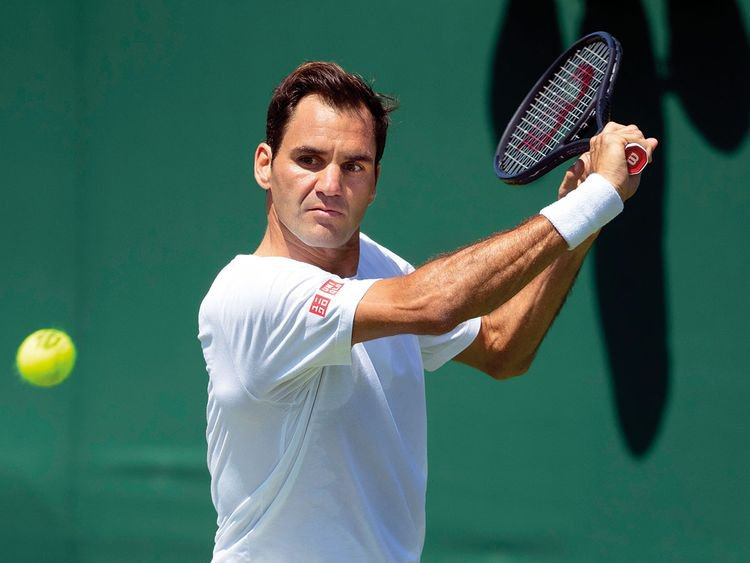
#> input picture test_images/federer1.jpg, 750 x 563 px; its folder holds only this picture in this run
$ python -i util.py   (imports and definitions only)
#> lines starting #> are read from the running program, lines starting #| are printed output that depends on the picture
import joblib
import json
import numpy as np
import cv2
from wavelet import w2d

__class_name_to_number = {}
__class_number_to_name = {}

__model = None

def classify_image(file_path):

    imgs = get_cropped_image_if_2_eyes(file_path)

    result = []
    for img in imgs:
        scalled_raw_img = cv2.resize(img, (32, 32))
        img_har = w2d(img, 'db1', 5)
        scalled_img_har = cv2.resize(img_har, (32, 32))
        combined_img = np.vstack((scalled_raw_img.reshape(32 * 32 * 3, 1), scalled_img_har.reshape(32 * 32, 1)))

        len_image_array = 32*32*3 + 32*32

        final = combined_img.reshape(1,len_image_array).astype(float)

        # Load the model into system
        load_saved_artifacts()

        result.append({
            'class': class_number_to_name(__model.predict(final)[0]),
            'class_probability': np.around(__model.predict_proba(final)*100,2).tolist()[0],
            'class_dictionary': __class_name_to_number
        })

    return result

def class_number_to_name(class_num):
    return __class_number_to_name[class_num]

def load_saved_artifacts():
    print("loading saved artifacts...start")
    global __class_name_to_number
    global __class_number_to_name

    with open("./artifacts/class_dictionary.json", "r") as f:
        __class_name_to_number = json.load(f)
        __class_number_to_name = {v:k for k,v in __class_name_to_number.items()}

    global __model
    if __model is None:
        with open('./artifacts/saved_model.pkl', 'rb') as f:
            __model = joblib.load(f)
    print("loading saved artifacts...done")

def get_cropped_image_if_2_eyes(image_path):
#> called with image_path = 'test_images/federer1.jpg'
    face_cascade = cv2.CascadeClassifier('./opencv/haarcascades/haarcascade_frontalface_default.xml')
    eye_cascade = cv2.CascadeClassifier('./opencv/haarcascades/haarcascade_eye.xml')

    if image_path:
        img = cv2.imread(image_path)
#> img is the input picture: shape (563, 750, 3); mean B, G, R 91.4, 101.5, 63.8

    gray = cv2.cvtColor(img, cv2.COLOR_BGR2GRAY)
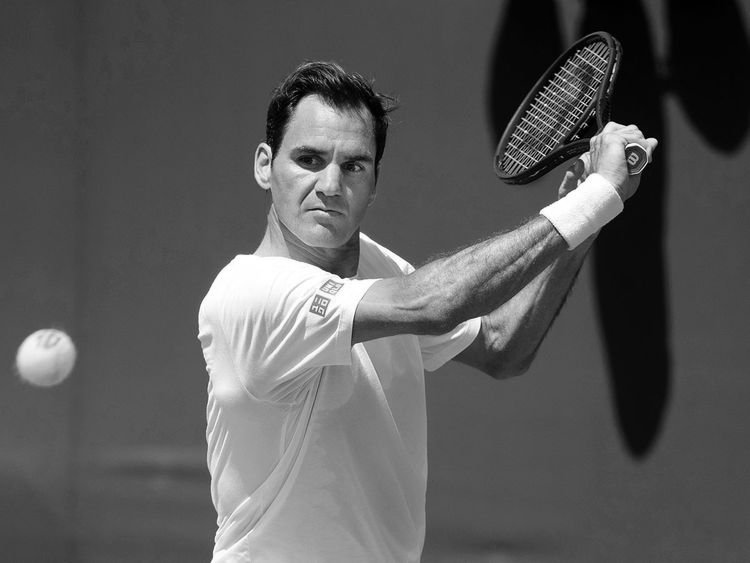
#> gray: shape (563, 750); min 0, max 255, mean 89.1
    faces = face_cascade.detectMultiScale(gray, 1.3, 5)
#> faces = [[266, 111, 134, 134]]

    cropped_faces = []
    for (x,y,w,h) in faces:
        roi_gray = gray[y:y+h, x:x+w]
        roi_color = img[y:y+h, x:x+w]
        eyes = eye_cascade.detectMultiScale(roi_gray)
        if len(eyes) >= 2:
            cropped_faces.append(roi_color)
#> this loop made 1 pass
#> (x, y, w, h, eyes) on pass 1: (266, 111, 134, 134, [[75, 45, 24, 24]])
#> pass 1, in get_cropped_image_if_2_eyes, `roi_gray = gray[y:y+h, x:x+w]`:
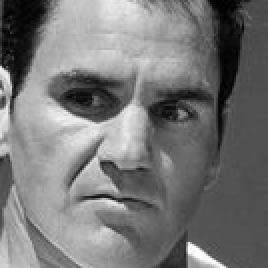
#> roi_gray: shape (134, 134) (shown 2 times larger); min 0, max 254, mean 119
#> pass 1, in get_cropped_image_if_2_eyes, `roi_color = img[y:y+h, x:x+w]`:
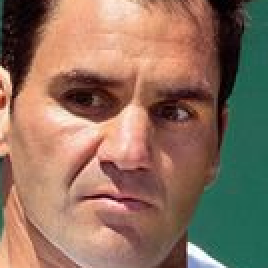
#> roi_color: shape (134, 134, 3) (shown 2 times larger); mean B, G, R 94.2, 112.5, 141.4
#> after the loop, cropped_faces = []
    return cropped_faces

>>> result = classify_image('test_images/federer1.jpg')
#> result = []
